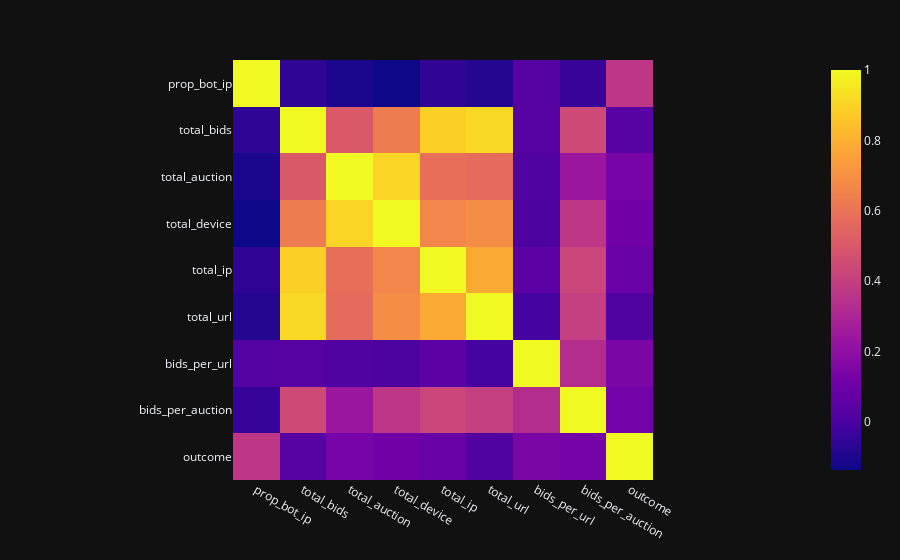

Notebook code cell kept with this figure:
### Code cell
all_cols = X_std.join(y)
corr = all_cols.corr()
px.imshow(
    corr,
    template='plotly_dark'
)

### Figure 1 — Plotly figure (JSON) as saved in the notebook; plotly's stock layout.template omitted (floating-point values rounded to 4 significant figures)
{"data": [{"coloraxis": "coloraxis", "hovertemplate": "x: %{x}<br>y: %{y}<br>color: %{z}<extra></extra>", "name": "0", "type": "heatmap", "x": ["prop_bot_ip", "total_bids", "total_auction", "total_device", "total_ip", "total_url", "bids_per_url", "bids_per_auction", "outcome"], "xaxis": "x", "y": ["prop_bot_ip", "total_bids", "total_auction", "total_device", "total_ip", "total_url", "bids_per_url", "bids_per_auction", "outcome"], "yaxis": "y", "z": [[1, -0.06145, -0.1055, -0.1373, -0.05888, -0.08535, 0.03025, -0.04687, 0.3682], [-0.06145, 1, 0.503, 0.6297, 0.8873, 0.9084, 0.03423, 0.443, 0.03908], [-0.1055, 0.503, 1, 0.9044, 0.584, 0.5727, 0.01729, 0.2388, 0.131], [-0.1373, 0.6297, 0.9044, 1, 0.6635, 0.6877, 0.005704, 0.369, 0.106], [-0.05888, 0.8873, 0.584, 0.6635, 1, 0.7764, 0.0535, 0.4227, 0.08371], [-0.08535, 0.9084, 0.5727, 0.6877, 0.7764, 1, -0.01348, 0.4016, 0.01735], [0.03025, 0.03423, 0.01729, 0.005704, 0.0535, -0.01348, 1, 0.3265, 0.1425], [-0.04687, 0.443, 0.2388, 0.369, 0.4227, 0.4016, 0.3265, 1, 0.1196], [0.3682, 0.03908, 0.131, 0.106, 0.08371, 0.01735, 0.1425, 0.1196, 1]]}], "layout": {"coloraxis": {"colorscale": [[0, "#0d0887"], [0.1111, "#46039f"], [0.2222, "#7201a8"], [0.3333, "#9c179e"], [0.4444, "#bd3786"], [0.5556, "#d8576b"], [0.6667, "#ed7953"], [0.7778, "#fb9f3a"], [0.8889, "#fdca26"], [1, "#f0f921"]]}, "margin": {"t": 60}, "xaxis": {"anchor": "y", "constrain": "domain", "domain": [0, 1], "scaleanchor": "y"}, "yaxis": {"anchor": "x", "autorange": "reversed", "constrain": "domain", "domain": [0, 1]}}}
